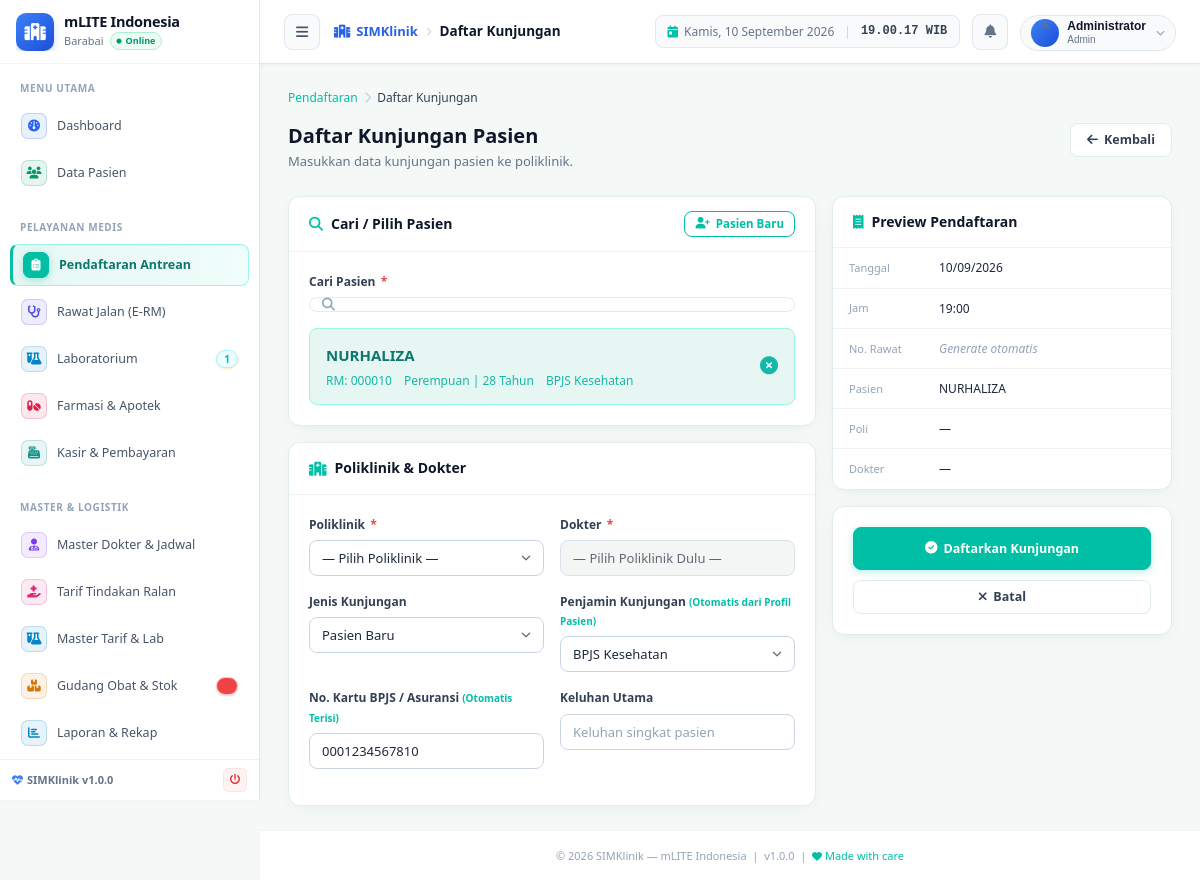
Page /modules/pendaftaran/tambah.php?rm=000010 (signed in) on the committed database.
### tables this page shows
CREATE TABLE IF NOT EXISTS `pasien` (
  `no_rkm_medis` varchar(15) NOT NULL,
  `nm_pasien` varchar(40) DEFAULT NULL,
  `no_ktp` varchar(20) DEFAULT NULL,
  `jk` enum('L','P') DEFAULT NULL,
  `tmp_lahir` varchar(15) DEFAULT NULL,
  `tgl_lahir` date DEFAULT NULL,
  `nm_ibu` varchar(40) NOT NULL,
  `alamat` varchar(200) DEFAULT NULL,
  `gol_darah` enum('A','B','O','AB','-') DEFAULT NULL,
  `pekerjaan` varchar(60) DEFAULT NULL,
  `stts_nikah` enum('BELUM MENIKAH','MENIKAH','JANDA','DUDHA','JOMBLO') DEFAULT NULL,
  `agama` varchar(12) DEFAULT NULL,
  `tgl_daftar` date DEFAULT NULL,
  `no_tlp` varchar(40) DEFAULT NULL,
  `umur` varchar(30) NOT NULL,
  `pnd` enum('TS','TK','SD','SMP','SMA','SLTA/SEDERAJAT','D1','D2','D3','D4','S1','S2','S3','-') NOT NULL,
  `keluarga` enum('AYAH','IBU','ISTRI','SUAMI','SAUDARA','ANAK') DEFAULT NULL,
  `namakeluarga` varchar(50) NOT NULL,
  `kd_pj` char(3) NOT NULL,
  `no_peserta` varchar(25) DEFAULT NULL,
  `kd_kel` varchar(100) NOT NULL,
  `kd_kec` int NOT NULL,
  `kd_kab` int NOT NULL,
  `pekerjaanpj` varchar(35) NOT NULL,
  `alamatpj` varchar(100) NOT NULL,
  `kelurahanpj` varchar(60) NOT NULL,
  `kecamatanpj` varchar(60) NOT NULL,
  `kabupatenpj` varchar(60) NOT NULL,
  `perusahaan_pasien` varchar(8) NOT NULL,
  `suku_bangsa` int NOT NULL,
  `bahasa_pasien` int NOT NULL,
  `cacat_fisik` int NOT NULL,
  `email` varchar(50) NOT NULL,
  `nip` varchar(30) NOT NULL,
  `kd_prop` int NOT NULL,
  `propinsipj` varchar(30) NOT NULL,
  PRIMARY KEY (`no_rkm_medis`),
  KEY `kd_pj` (`kd_pj`),
  KEY `kd_kec` (`kd_kec`),
  KEY `kd_kab` (`kd_kab`),
  KEY `nm_pasien` (`nm_pasien`),
  KEY `alamat` (`alamat`),
  KEY `kd_kel_2` (`kd_kel`),
  KEY `no_ktp` (`no_ktp`),
  KEY `no_peserta` (`no_peserta`),
  KEY `perusahaan_pasien` (`perusahaan_pasien`) USING BTREE,
  KEY `suku_bangsa` (`suku_bangsa`) USING BTREE,
  KEY `bahasa_pasien` (`bahasa_pasien`) USING BTREE,
  KEY `cacat_fisik` (`cacat_fisik`) USING BTREE,
  KEY `kd_prop` (`kd_prop`) USING BTREE
);

CREATE TABLE IF NOT EXISTS `penjab` (
  `kd_pj` char(3) NOT NULL,
  `png_jawab` varchar(30) NOT NULL,
  `nama_perusahaan` varchar(60) NOT NULL,
  `alamat_asuransi` varchar(130) NOT NULL,
  `no_telp` varchar(40) NOT NULL,
  `attn` varchar(60) NOT NULL,
  `status` enum('0','1') NOT NULL,
  PRIMARY KEY (`kd_pj`)
);

### includes/functions.php (called while the page is built, shortened)
<?php
function sanitize(string $input): string {
    return htmlspecialchars(trim(strip_tags($input)), ENT_QUOTES, 'UTF-8');
}

### config.php (called while the page is built, shortened)
<?php
function hitung_umur(string $tgl_lahir): string {
    $dob  = new DateTime($tgl_lahir);
    $now  = new DateTime();
    $diff = $now->diff($dob);
    if ($diff->y > 0) return $diff->y . ' Tahun';
    return $diff->d . ' Hari';
}

### modules/pendaftaran/tambah.php (the view, shortened to what this page needs)
<?php
require_once dirname(__DIR__, 2) . '/config.php';
require_once dirname(__DIR__, 2) . '/includes/functions.php';
$errors = [];
$penjab_list = [];
$rj = $conn->query("SELECT kd_pj, png_jawab as nm_penjab FROM penjab WHERE status = '1' ORDER BY png_jawab");
if ($rj) while ($row = $rj->fetch_assoc()) $penjab_list[] = $row;
$prefill_rm   = sanitize($_GET['rm'] ?? '');
$prefill_data = null;
if ($prefill_rm) {
    $rm_e  = $conn->real_escape_string($prefill_rm);
    $res   = $conn->query("SELECT p.*, pj.png_jawab as nm_penjab FROM pasien p LEFT JOIN penjab pj ON p.kd_pj = pj.kd_pj WHERE p.no_rkm_medis = '$rm_e' LIMIT 1");
    if ($res && $res->num_rows > 0) $prefill_data = $res->fetch_assoc();
}
include dirname(__DIR__, 2) . '/includes/header.php';
?>
<div class="breadcrumb">
  <a href="<?= BASE_URL ?>modules/pendaftaran/index.php">Pendaftaran</a>
  <span class="breadcrumb-sep"><i class="fas fa-chevron-right"></i></span>
  <span class="breadcrumb-current">Daftar Kunjungan</span>
</div>
<div class="page-header">
  <div>
    <h1 class="page-title">Daftar Kunjungan Pasien</h1>
    <p class="page-subtitle">Masukkan data kunjungan pasien ke poliklinik.</p>
  </div>
  <a href="<?= BASE_URL ?>modules/pendaftaran/index.php" class="btn btn-outline">
    <i class="fas fa-arrow-left"></i> Kembali
  </a>
</div>
<form method="POST" action="" id="formDaftar">
  <div style="display:grid;grid-template-columns:1fr 340px;gap:16px;align-items:start;">
    <div style="display:flex;flex-direction:column;gap:16px;">
      <div class="card">
        <div class="card-header">
          <div class="card-title"><i class="fas fa-search"></i> Cari / Pilih Pasien</div>
          <a href="<?= BASE_URL ?>modules/pasien/tambah.php?back=pendaftaran" class="btn btn-sm btn-outline-primary">
            <i class="fas fa-user-plus"></i> Pasien Baru
          </a>
        </div>
        <div class="card-body">
          <div class="form-group">
            <label class="form-label">Cari Pasien <span class="required">*</span></label>
            <div class="search-bar" id="searchPasienWrap" style="background:#fff;">
              <i class="fas fa-search"></i>
            </div>
          </div>
          <div id="infoPasien" style="<?= $prefill_data ? '' : 'display:none;' ?>background:var(--primary-50);border:1px solid var(--primary-200);border-radius:8px;padding:14px 16px;">
            <?php if ($prefill_data): ?>
              <div style="display:flex;align-items:center;justify-content:space-between;">
                <div>
                  <div style="font-size:15px;font-weight:700;color:var(--primary-700);" id="infoPasienNama">
                    <?= htmlspecialchars($prefill_data['nm_pasien']) ?>
                  </div>
                  <div style="font-size:12px;color:var(--primary-500);margin-top:4px;display:flex;gap:12px;">
                    <span id="infoPasienRm">RM: <?= $prefill_data['no_rkm_medis'] ?></span>
                    <span id="infoPasienJkUmur">
                      <?= $prefill_data['jk']==='L' ? 'Laki-laki' : 'Perempuan' ?> |
                      <?= hitung_umur($prefill_data['tgl_lahir']) ?>
                    </span>
                    <span id="infoPasienPenjamin"><?= htmlspecialchars($prefill_data['nm_penjab'] ?? 'Umum') ?></span>
                  </div>
                </div>
                <button type="button" onclick="clearPasien()" style="background:none;border:none;cursor:pointer;color:var(--primary-500);font-size:18px;" title="Ganti pasien">
                  <i class="fas fa-times-circle"></i>
                </button>
              </div>
            <?php endif; ?>
          </div>
        </div>
      </div>
      <div class="card">
        <div class="card-header">
          <div class="card-title"><i class="fas fa-hospital"></i> Poliklinik & Dokter</div>
        </div>
        <div class="card-body">
          <div class="form-row col-2">
            <div class="form-group">
              <label class="form-label">Poliklinik <span class="required">*</span></label>
              <select name="kd_poli" id="selectPoli" class="form-control <?= isset($errors['kd_poli']) ? 'is-invalid':'' ?>">
                <option value="">— Pilih Poliklinik —</option>
              </select>
            </div>
            <div class="form-group">
              <label class="form-label">Dokter <span class="required">*</span></label>
              <select name="kd_dokter" id="selectDokter" class="form-control <?= isset($errors['kd_dokter']) ? 'is-invalid':'' ?>" disabled>
                <option value="">— Pilih Poliklinik Dulu —</option>
              </select>
            </div>
          </div>
          <div class="form-row col-2">
            <div class="form-group">
              <label class="form-label">Jenis Kunjungan</label>
              <select name="jns_pasien" id="selectJnsPasien" class="form-control">
                <option value="Baru" <?= ($prefill_data && empty($prefill_data['total_kunjungan'])) ? 'selected':'' ?>>Pasien Baru</option>
              </select>
            </div>
            <div class="form-group">
              <label class="form-label">Penjamin Kunjungan <small style="color:var(--primary-600);">(Otomatis dari Profil Pasien)</small></label>
              <select name="kd_pj" id="selectPenjaminDaftar" class="form-control">
                <?php foreach ($penjab_list as $pj): ?>
                  <option value="<?= $pj['kd_pj'] ?>" <?= ($prefill_data['kd_pj'] ?? '') === $pj['kd_pj'] ? 'selected':'' ?>>
                    <?= htmlspecialchars($pj['nm_penjab']) ?>
                  </option>
                <?php endforeach; ?>
              </select>
            </div>
          </div>
          <div class="form-row col-2">
            <div class="form-group">
              <label class="form-label">No. Kartu BPJS / Asuransi <small style="color:var(--primary-600);">(Otomatis Terisi)</small></label>
              <input type="text" name="no_peserta" id="inputNoPeserta" class="form-control"
                     value="<?= htmlspecialchars($prefill_data['no_peserta'] ?? '') ?>"
                     placeholder="Nomor kartu BPJS atau asuransi">
            </div>
            <div class="form-group">
              <label class="form-label">Keluhan Utama</label>
              <input type="text" name="keluhan" class="form-control" placeholder="Keluhan singkat pasien">
            </div>
          </div>
        </div>
      </div>
    </div>
    <div style="display:flex;flex-direction:column;gap:16px;">
      <div class="card">
        <div class="card-header">
          <div class="card-title"><i class="fas fa-receipt"></i> Preview Pendaftaran</div>
        </div>
        <div class="card-body" style="padding:0;">
          <?php
          $preview = [
            ['Tanggal',     date('d/m/Y')],
            ['Jam',         date('H:i')],
            ['No. Rawat',   '<span style="color:var(--gray-400);font-style:italic;">Generate otomatis</span>'],
          ];
          foreach ($preview as [$label, $val]):
          ?>
            <div style="display:flex;align-items:center;padding:10px 16px;border-bottom:1px solid var(--gray-100);">
              <span style="width:90px;font-size:11px;color:var(--gray-400);"><?= $label ?></span>
              <span style="font-size:12px;font-weight:500;"><?= $val ?></span>
            </div>
          <?php endforeach; ?>
          <div style="display:flex;align-items:center;padding:10px 16px;border-bottom:1px solid var(--gray-100);">
            <span style="width:90px;font-size:11px;color:var(--gray-400);">Pasien</span>
            <span style="font-size:12px;font-weight:500;" id="previewNama">—</span>
          </div>
          <div style="display:flex;align-items:center;padding:10px 16px;border-bottom:1px solid var(--gray-100);">
            <span style="width:90px;font-size:11px;color:var(--gray-400);">Poli</span>
            <span style="font-size:12px;font-weight:500;" id="previewPoli">—</span>
          </div>
          <div style="display:flex;align-items:center;padding:10px 16px;">
            <span style="width:90px;font-size:11px;color:var(--gray-400);">Dokter</span>
            <span style="font-size:12px;font-weight:500;" id="previewDokter">—</span>
          </div>
        </div>
      </div>
      <div class="card">
        <div class="card-body" style="display:flex;flex-direction:column;gap:10px;">
          <button type="submit" class="btn btn-primary" style="width:100%;justify-content:center;padding:12px;">
            <i class="fas fa-check-circle"></i> Daftarkan Kunjungan
          </button>
          <a href="<?= BASE_URL ?>modules/pendaftaran/index.php" class="btn btn-outline" style="width:100%;justify-content:center;">
            <i class="fas fa-times"></i> Batal
          </a>
        </div>
      </div>
    </div>
  </div>
</form>
<?php include dirname(__DIR__, 2) . '/includes/footer.php'; ?>

### rows in the picture
pasien: nm_pasien "NURHALIZA", no_rkm_medis "000010", tgl_lahir "28 Tahun", kd_pj.png_jawab "BPJS Kesehatan", kd_pj "BPJS Kesehatan", no_peserta "0001234567810"

### other values in the picture
INSTANSI_NAMA "mLITE Indonesia"
INSTANSI_KOTA "Barabai"
$sec['title'] "MENU UTAMA"
$item['label'] "Dashboard"
$item['label'] "Data Pasien"
$sec['title'] "PELAYANAN MEDIS"
$item['label'] "Pendaftaran Antrean"
$item['label'] "Rawat Jalan (E-RM)"
$item['label'] "Laboratorium"
$item['badge'] "1"
$item['label'] "Farmasi & Apotek"
$item['label'] "Kasir & Pembayaran"
$sec['title'] "MASTER & LOGISTIK"
$item['label'] "Master Dokter & Jadwal"
$item['label'] "Tarif Tindakan Ralan"
